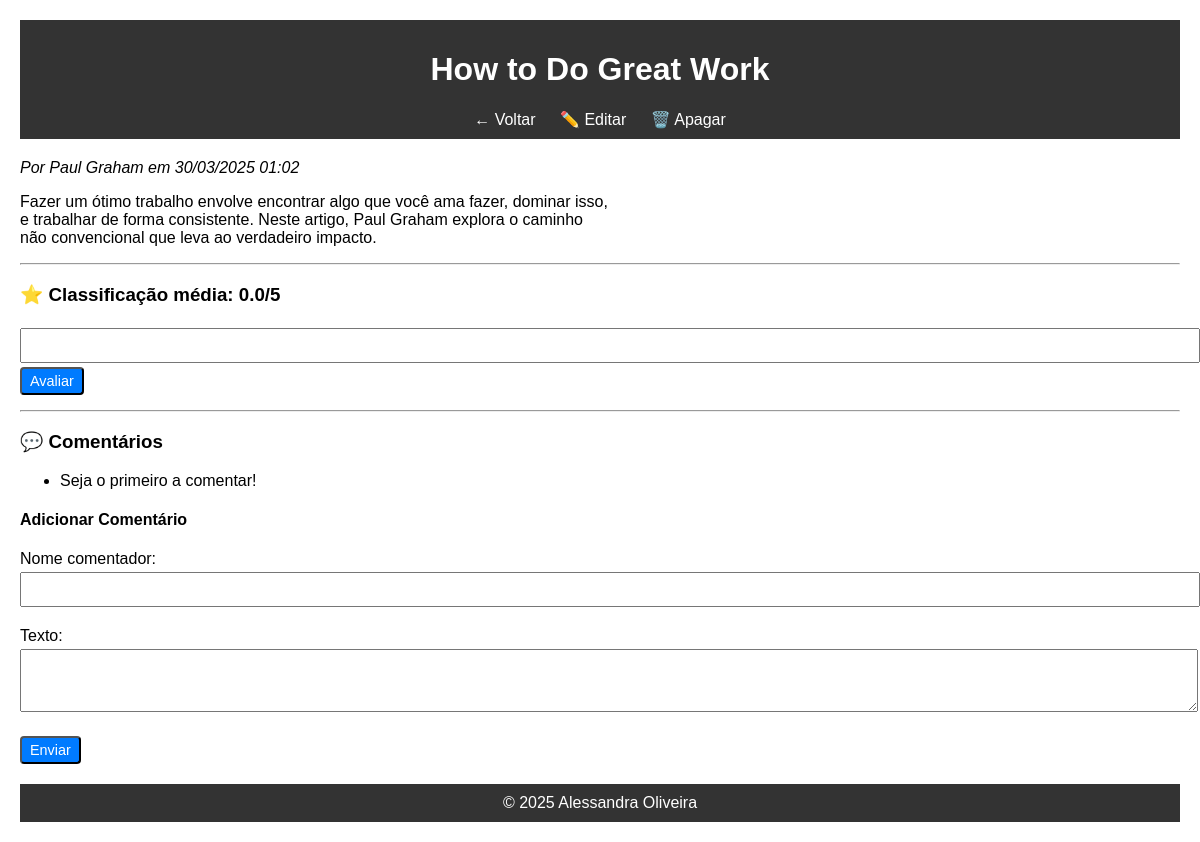
The app's page /autores/1/ with its own data.
### autores/models.py (models this page shows, shortened)
class Artigo(models.Model):
    titulo = models.CharField(max_length=200)
    conteudo = models.TextField()
    data_publicacao = models.DateTimeField(default=timezone.now)
    autor = models.ForeignKey(Autor, on_delete=models.CASCADE, related_name='artigos')
    imagem_capa = models.ImageField(upload_to='capas_artigos/', blank=True, null=True)

class Autor(models.Model):
    nome = models.CharField(max_length=100)
    bio = models.TextField(blank=True)
    foto = models.ImageField(upload_to='autores_fotos/', blank=True, null=True)

### autores/views.py (the view, shortened to what this page needs)
# urls.py: path('<int:pk>/', views.artigo_detail, name='artigo_detail'),
def artigo_detail(request, pk):
    artigo = get_object_or_404(Artigo, pk=pk)
    comentarios = artigo.comentarios.order_by('-data')
    media = artigo.ratings.aggregate(Avg('valor'))['valor__avg'] or 0
    com_form  = ComentarioForm()
    rate_form = RatingForm()
    return render(request, "artigos/artigo_detail.html", {
        'artigo': artigo,
        'comentarios': comentarios,
        'media': media,
        'com_form': com_form,
        'rate_form': rate_form,
    })

### autores/forms.py
class ComentarioForm(forms.ModelForm):
    class Meta:
        model = Comentario
        fields = ['nome_comentador', 'texto']
        widgets = {'texto': forms.Textarea(attrs={'rows':3})}

class RatingForm(forms.ModelForm):
    class Meta:
        model = Rating
        fields = ['valor']
        widgets = {'valor': forms.NumberInput(attrs={'min':1, 'max':5})}

### portfolio/context_processors.py (called while the page is built)
def visitor_counter(request):
    if not request.session.session_key:
        request.session.save()
    sk = request.session.session_key
    if not Visitor.objects.filter(session_key=sk).exists():
        Visitor.objects.create(session_key=sk)
        total = cache.get('visitor_count', 0) + 1
        cache.set('visitor_count', total)
    count = cache.get('visitor_count')
    if count is None:
        count = Visitor.objects.count()
        cache.set('visitor_count', count)
    return {'visitor_count': count}

### autores/templates/artigos/artigo_detail.html (shortened to what this page needs)
<!DOCTYPE html>
<html lang="pt">
<head>
</head>
<body>
  <header>
    <h1>{{ artigo.titulo }}</h1>
    <nav>
      <a href="{% url 'artigos:artigo_list' %}">← Voltar</a>
      <a href="{% url 'artigos:artigo_update' artigo.pk %}">✏️ Editar</a>
      <a href="{% url 'artigos:artigo_delete' artigo.pk %}">🗑️ Apagar</a>
    </nav>
  </header>
  <main>
    <p><em>Por {{ artigo.autor.nome }} em {{ artigo.data_publicacao|date:"d/m/Y H:i" }}</em></p>
    <div>{{ artigo.conteudo|linebreaks }}</div>
    <hr>
    <h3>⭐ Classificação média: {{ media|floatformat:1 }}/5</h3>
    <form method="post">{% csrf_token %}
      {{ rate_form.valor }}
      <button name="rating_submit" class="btn btn-small">Avaliar</button>
    </form>
    <hr>
    <h3>💬 Comentários</h3>
    <ul>
      {% for c in comentarios %}
      <li>
        <strong>{{ c.nome_comentador }}</strong>
        (<small>{{ c.data|date:"d/m/Y H:i" }}</small>)<br>
        {{ c.texto|linebreaks }}
      </li>
      {% empty %}
      <li>Seja o primeiro a comentar!</li>
      {% endfor %}
    </ul>
    <h4>Adicionar Comentário</h4>
    <form method="post">{% csrf_token %}
      {{ com_form.as_p }}
      <button name="comentario_submit" class="btn btn-small">Enviar</button>
    </form>
  </main>
  <footer>
    &copy; 2025 Alessandra Oliveira
  </footer>
</body>
</html>

### autores/templates/artigos/artigo_detail.html (style rules this page uses)
body { font-family: Arial, sans-serif; margin:20px; }
header, footer { background:#333; color:#fff; padding:10px; text-align:center; }
nav a { color:#fff; margin:0 10px; text-decoration:none; }
main { margin:20px 0; }
.btn { padding:6px 12px; background:#007bff; color:#fff; text-decoration:none; border-radius:4px; }
.btn-small { font-size:0.9em; padding:4px 8px; }
form { margin:15px 0; }
textarea, input[type="number"], input[type="text"] { width:100%; padding:8px; margin:4px 0; }

### records on screen
Artigo: titulo "How to Do Great Work", autor.nome "Paul Graham", data_publicacao "30/03/2025 01:02", conteudo "Fazer um ótimo trabalho envolve encontrar algo que você ama fazer, dominar isso, e trabalhar de forma consistente. Neste artigo, Paul Graham explora o caminho não convencional que leva ao verdadeiro impacto."

### other values on screen
{{ media|floatformat:1 }} "0.0"
